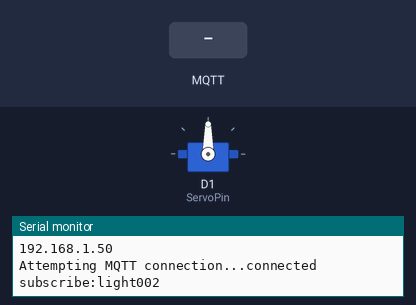
This sketch was run on a simulated ESP8266 (NodeMCU). Shown: servo, the last lines printed to the serial monitor. Inputs (shaded band) come from the test bench. WiFi joins after 1.5 s; servers stay silent unless stated; no MQTT or app messages arrive unless stated.

Above: at 2.7 s.
2.8 s: MQTT message "on" arrives on the first subscribed topic
At 3.4 s:
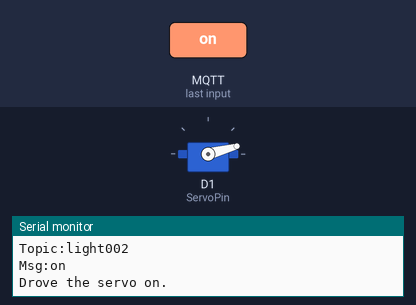
4.3 s: MQTT message "off" arrives on the first subscribed topic
At 5.7 s:
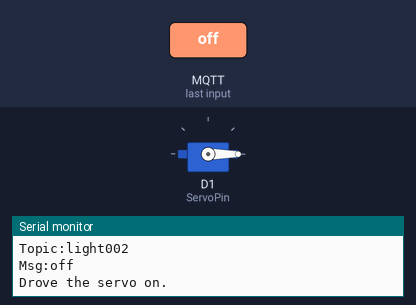
Timing chart, 0 to 7.3 s (numbered marks = the images above; inputs shaded):
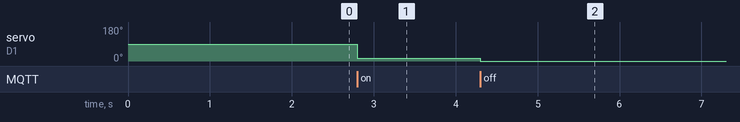

The sketch:

Smart_Lamp.ino
```cpp
/*
Author:AoRan
Program name:Smart Lamp based on NodeMCU
Programming date:2023/3/916:49
Program's goal:Use the NodeMCU and servo to control the lamp's switch in living room.
Besides,it was supported by Bemfa and MQTT to connect with Mi family and be called
by XiaoAi.
Elements in need:A NodeMCU,a 9g servo(May less than 9g even.),some wires.
*/

#include <Arduino.h>
#include <Servo.h>//importing Servo library files to drive the servo.
#include <ESP8266WiFi.h>//improting for wiFi functions.
#include "PubSubClient.h"//importing for MQTT functions.

const char* ssid = "ChinaNet-18CC";//WiFi's name.
const char* password = "12345678";//WiFi's password.
#define ID_MQTT "ddc260009946495593f1d9afdc64bc78"//User's personal key.
const char* topic ="light002";//Topic's name,need to create first.
String updateUrl = "";//.bin firmware updating net.
static const int ServoPin = D1;//Servo's signal pin.
Servo servo;//Creating a servo object called servo.

const char* mqtt_server = "bemfa.com";//Bemfa MQTT server.
const int mqtt_server_port = 9501;//Bemfa MQTT server's port.
WiFiClient espClient;
PubSubClient client(espClient);


void ServoOn() { //The function driving servo to turn on switch.
  Serial.println("Drove the servo on.");
  servo.write(15);

}

void ServoOff() {//The function driving servo to turn off switch.
  Serial.println("Drove the servo on.");
  servo.write(-15);
}

void connect_wifi() {//The function repeat connecting to WiFi until succeeded.
  delay(10);
  Serial.println();
  Serial.print("Connecting to ");
  Serial.println(ssid);
  WiFi.begin(ssid, password);
  while (WiFi.status() != WL_CONNECTED) {
    delay(500);
    Serial.print(".");
  }

  Serial.println("");
  Serial.println("WiFi connected");
  Serial.println("IP address: ");
  Serial.println(WiFi.localIP());
}

void callback(char* topic, byte* payload, unsigned int length) {
  Serial.print("Topic:");
  Serial.println(topic);
  String msg = "";
  for (int i = 0; i < length; i++) {
    msg += (char)payload[i];
  }
  Serial.print("Msg:");
  Serial.println(msg);
  if (msg == "on") {//If received the word "on".
    ServoOn();//Execute the ServoOn function.
  } else if (msg == "off") {//If received the word "off".
    ServoOff();//Execute the ServoOff function.
  }
  msg = "";
}

void reconnect(){//The function looping until reconnected.
  while (!client.connected()) {
    Serial.print("Attempting MQTT connection...");
    // Attempt to connect
    if (client.connect(ID_MQTT)) {
      Serial.println("connected");
      Serial.print("subscribe:");
      Serial.println(topic);
      client.subscribe(topic);//Subscribe the topic,could write multi commands to subscribe multi topics.
    } else {
      Serial.print("failed, rc=");
      Serial.print(client.state());
      Serial.println(" try again in 5 seconds");
      delay(5000);
    }
  }
}


void setup() {
  servo.attach(ServoPin);//Attach the servo's pin to ServoPin.
  Serial.begin(115200);//Setting the band rate to 115200,which was special for NodeMCU.
  connect_wifi();//Connecting to our WiFi.
  client.setServer(mqtt_server, mqtt_server_port);//Connecting to the MQTT server.
  client.setCallback(callback);
}


void loop() {
  if (!client.connected()){//Keeping reconnecting if connected failed.
  reconnect();
  }
  client.loop();
}
```

Measured:
- after the input at 2.8 s, servo on D1 (ServoPin): 90° → 15° at once
- after the input at 4.3 s, servo on D1 (ServoPin): 15° → 0° at once
